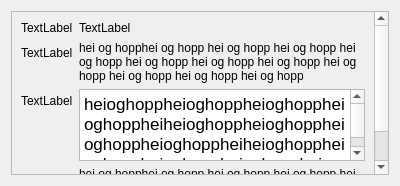
<?xml version="1.0" encoding="UTF-8"?>
<ui version="4.0">
 <class>Dialog</class>
 <widget class="QDialog" name="Dialog">
  <property name="geometry">
   <rect>
    <x>0</x>
    <y>0</y>
    <width>400</width>
    <height>186</height>
   </rect>
  </property>
  <property name="windowTitle">
   <string>Dialog</string>
  </property>
  <layout class="QVBoxLayout" name="verticalLayout">
   <item>
    <widget class="QScrollArea" name="scrollArea">
     <property name="widgetResizable">
      <bool>true</bool>
     </property>
     <widget class="QWidget" name="scrollAreaWidgetContents">
      <property name="geometry">
       <rect>
        <x>0</x>
        <y>0</y>
        <width>374</width>
        <height>270</height>
       </rect>
      </property>
      <layout class="QVBoxLayout" name="verticalLayout_2">
       <item>
        <layout class="QFormLayout" name="formLayout">
         <item row="1" column="0">
          <widget class="QLabel" name="label">
           <property name="text">
            <string>TextLabel</string>
           </property>
          </widget>
         </item>
         <item row="1" column="1">
          <widget class="QLabel" name="label_2">
           <property name="text">
            <string>hei og hopphei og hopp hei og hopp hei og hopp hei og hopp hei og hopp hei og hopp hei og hopp hei og hopp hei og hopp hei og hopp hei og hopp </string>
           </property>
           <property name="wordWrap">
            <bool>true</bool>
           </property>
          </widget>
         </item>
         <item row="3" column="0">
          <widget class="QLabel" name="label_3">
           <property name="text">
            <string>TextLabel</string>
           </property>
          </widget>
         </item>
         <item row="0" column="1">
          <widget class="QLabel" name="label_4">
           <property name="text">
            <string>TextLabel</string>
           </property>
          </widget>
         </item>
         <item row="0" column="0">
          <widget class="QLabel" name="label_5">
           <property name="text">
            <string>TextLabel</string>
           </property>
          </widget>
         </item>
         <item row="3" column="1">
          <widget class="QLabel" name="label_6">
           <property name="text">
            <string>hei og hopphei og hopp hei og hopp hei og hopp hei og hopp hei og hopp hei og hopp hei og hopp hei og hopp hei og hopp hei og hopp hei og hopp </string>
           </property>
           <property name="wordWrap">
            <bool>true</bool>
           </property>
          </widget>
         </item>
         <item row="2" column="0">
          <widget class="QLabel" name="label_7">
           <property name="text">
            <string>TextLabel</string>
           </property>
          </widget>
         </item>
         <item row="2" column="1">
          <widget class="QTextEdit" name="textEdit">
           <property name="sizeAdjustPolicy">
            <enum>QAbstractScrollArea::AdjustToContents</enum>
           </property>
           <property name="html">
            <string>&lt;!DOCTYPE HTML PUBLIC &quot;-//W3C//DTD HTML 4.0//EN&quot; &quot;http://www.w3.org/TR/REC-html40/strict.dtd&quot;&gt;
&lt;html&gt;&lt;head&gt;&lt;meta name=&quot;qrichtext&quot; content=&quot;1&quot; /&gt;&lt;style type=&quot;text/css&quot;&gt;
p, li { white-space: pre-wrap; }
&lt;/style&gt;&lt;/head&gt;&lt;body style=&quot; font-family:'.SF NS Text'; font-size:13pt; font-weight:400; font-style:normal;&quot;&gt;
&lt;p style=&quot; margin-top:0px; margin-bottom:0px; margin-left:0px; margin-right:0px; -qt-block-indent:0; text-indent:0px;&quot;&gt;heioghoppheioghoppheioghoppheioghoppheiheioghoppheioghoppheioghoppheioghoppheiheioghoppheioghoppheioghoppheioghopphei  &lt;/p&gt;&lt;/body&gt;&lt;/html&gt;</string>
           </property>
          </widget>
         </item>
        </layout>
       </item>
      </layout>
     </widget>
    </widget>
   </item>
  </layout>
 </widget>
 <resources/>
 <connections/>
</ui>
